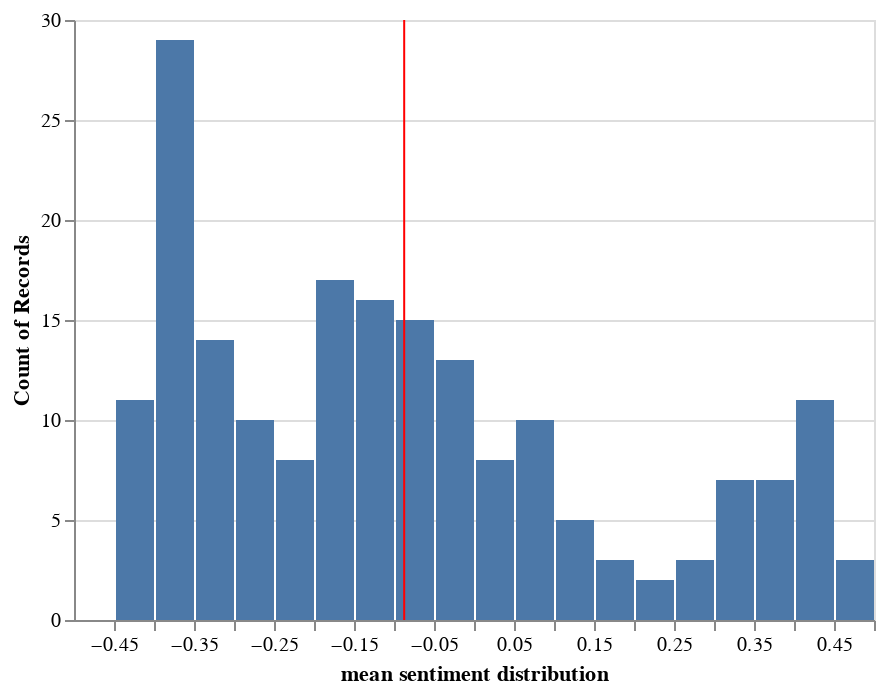

Here is the notebook cell this chart was saved with:
### Markdown cell above
## Sentiment score overall

### Code cell
source = free_grouped_score

hist_free_all_com = alt.Chart(source).mark_bar().encode(
    alt.X('sentimentScore:Q',bin=alt.Bin(maxbins=30), title="mean sentiment distribution"),
    y='count()')

rule = alt.Chart(source).mark_rule(color='red').encode(
    x=alt.X('sentimentScore:Q', aggregate='mean'))

hist_free_all_com = hist_free_all_com + rule
hist_free_all_com.display(renderer='svg')

### Figure 1 — Vega-Lite specification as saved in the notebook (floating-point values rounded to 4 significant figures; data arrays with more than 128 entries replaced by an {"elided": "..."} marker saying what was removed)
{"config": {"view": {"continuousWidth": 400, "continuousHeight": 300}}, "layer": [{"mark": "bar", "encoding": {"x": {"type": "quantitative", "bin": {"maxbins": 30}, "field": "sentimentScore", "title": "mean sentiment distribution"}, "y": {"type": "quantitative", "aggregate": "count"}}}, {"mark": {"type": "rule", "color": "red"}, "encoding": {"x": {"type": "quantitative", "aggregate": "mean", "field": "sentimentScore"}}}], "data": {"name": "data-00dbd94fe1bcd18622c318551727f7c0"}, "$schema": "https://vega.github.io/schema/vega-lite/v4.8.1.json", "datasets": {"data-00dbd94fe1bcd18622c318551727f7c0": {"elided": "192 records"}}}
